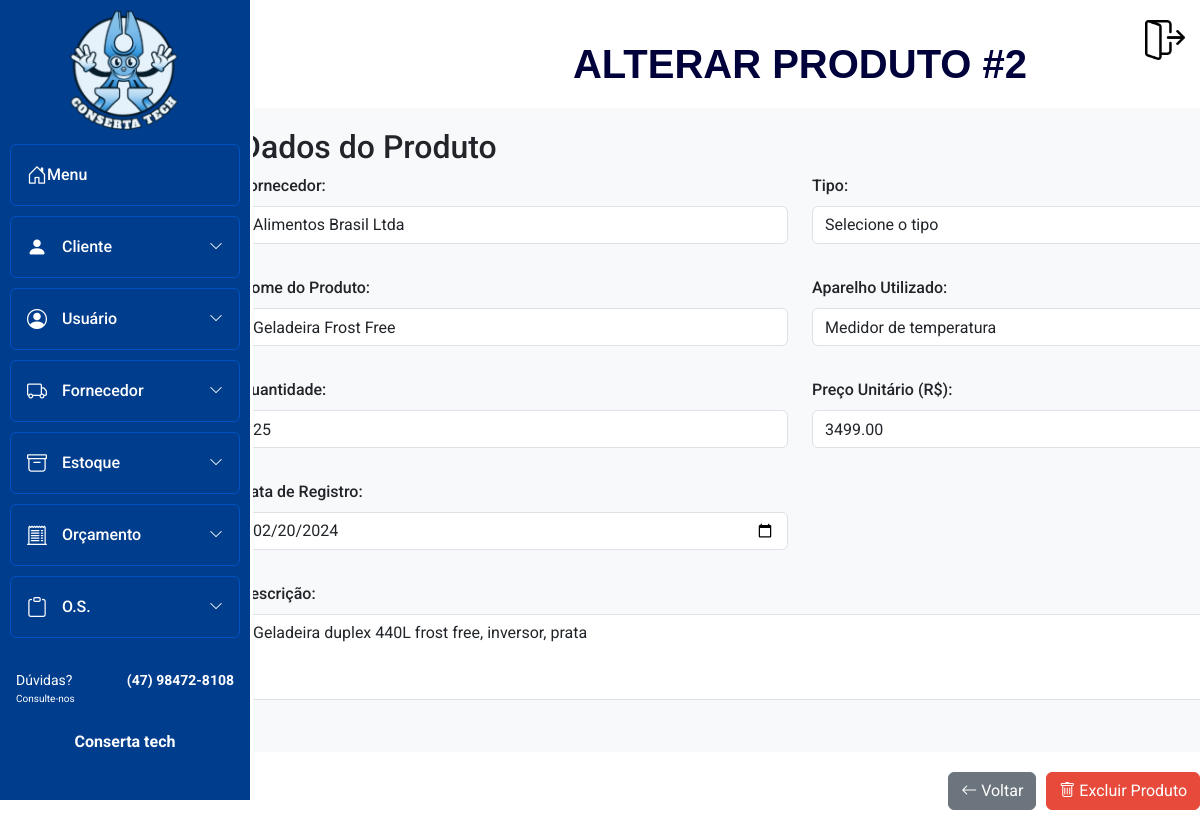
/Sistema_Conserta_Tech/Estoque/alterar_produto.php?id=2 (signed in), run on an earlier commit of the app's database.
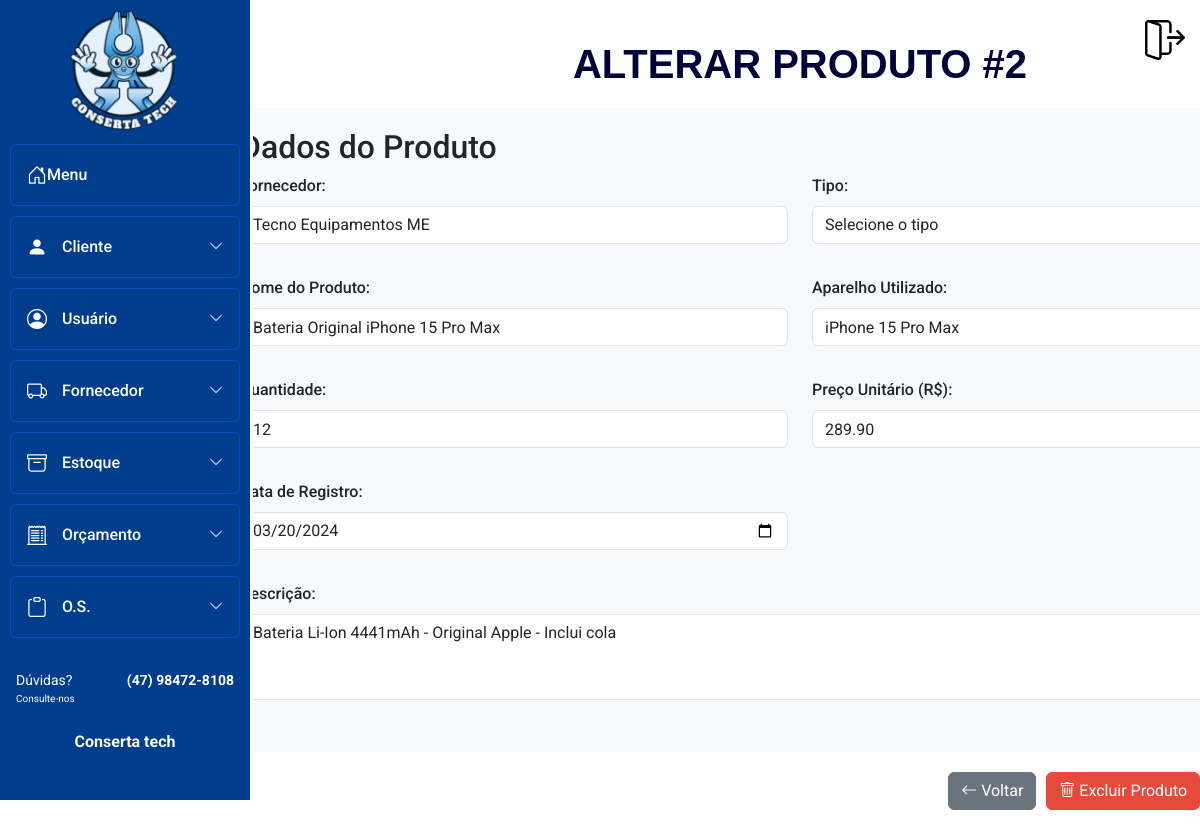
And on a later commit of the database.
### tables this page shows
CREATE TABLE `produto` (
  `id_produto` INT NOT NULL AUTO_INCREMENT,
  `id_usuario` INT NOT NULL,
  `id_fornecedor` INT NOT NULL,
  `tipo` VARCHAR(50),
  `nome` VARCHAR(50),
  `aparelho_utilizado` VARCHAR(50),
  `quantidade` INT DEFAULT 0,
  `preco` DECIMAL(10,2) DEFAULT NULL,
  `data_registro` DATE DEFAULT NULL,
  `descricao` VARCHAR(255),
  PRIMARY KEY (`id_produto`),
  CONSTRAINT `fk_produto_usuario` FOREIGN KEY (`id_usuario`) REFERENCES `usuario` (`id_usuario`) ON DELETE CASCADE,
  CONSTRAINT `fk_produto_fornecedor` FOREIGN KEY (`id_fornecedor`) REFERENCES `fornecedor` (`id_fornecedor`) ON DELETE CASCADE
);

CREATE TABLE `fornecedor` (
  `id_fornecedor` INT NOT NULL AUTO_INCREMENT,
  `email` VARCHAR(100) UNIQUE,
  `razao_social` VARCHAR(50) NOT NULL,
  `cnpj` VARCHAR(20) UNIQUE,
  `data_fundacao` DATE,
  `produto_fornecido` VARCHAR(100),
  `data_cad` DATE DEFAULT NULL,
  `cep` VARCHAR(10) DEFAULT NULL,
  `logradouro` VARCHAR(80) DEFAULT NULL,
  `tipo` VARCHAR(20) DEFAULT NULL,
  `complemento` VARCHAR(15) DEFAULT NULL,
  `numero` INT DEFAULT NULL,
  `cidade` VARCHAR(30) DEFAULT NULL,
  `uf` VARCHAR(2) DEFAULT NULL,
  `bairro` VARCHAR(20) DEFAULT NULL,
  `telefone` VARCHAR(18) DEFAULT NULL,
  `observacoes` VARCHAR(255),
  `inativo` TINYINT DEFAULT 0,
  PRIMARY KEY (`id_fornecedor`)
);

### Sistema_Conserta_Tech/Estoque/alterar_produto.php (the view, shortened to what this page needs)
<?php
require_once '../Conexao/conexao.php';
$id_produto = $_GET['id'];
try {
    $sql = "SELECT p.*, f.razao_social as fornecedor_nome
            FROM produto p
            INNER JOIN fornecedor f ON p.id_fornecedor = f.id_fornecedor
            WHERE p.id_produto = :id_produto";
    $stmt = $pdo->prepare($sql);
    $stmt->bindParam(':id_produto', $id_produto);
    $stmt->execute();
    $produto = $stmt->fetch();
    $sql_fornecedores = "SELECT id_fornecedor, razao_social FROM fornecedor WHERE inativo = 0 ORDER BY razao_social";
    $stmt_fornecedores = $pdo->prepare($sql_fornecedores);
    $stmt_fornecedores->execute();
    $fornecedores = $stmt_fornecedores->fetchAll();
} catch (PDOException $e) {
    echo "Erro ao carregar produto: " . $e->getMessage();
    exit;
}
?>
<!DOCTYPE html>
<html lang="pt-BR">
<head>
    <link rel="stylesheet" href="../bootstrap/css/bootstrap.min.css">
    <link rel="stylesheet" href="https://cdn.jsdelivr.net/npm/bootstrap-icons@1.10.3/font/bootstrap-icons.css" />
    <link rel="stylesheet" href="../Menu_lateral/css-home-bar.css" />
    <link rel="stylesheet" href="https://cdn.jsdelivr.net/npm/notyf@3/notyf.min.css">
    <link href="https://cdn.jsdelivr.net/npm/bootstrap@5.3.0/dist/css/bootstrap.min.css" rel="stylesheet">
</head>
<body>
    <div class="container">
        <h1>ALTERAR PRODUTO #<?= $produto['id_produto'] ?></h1>
        <?php include("../Menu_lateral/menu.php"); ?>
        <form method="POST" action="">
            <div class="form-section">
                <h2>Dados do Produto</h2>
                <div class="row mb-3">
                    <div class="col-md-6">
                        <div class="form-group">
                            <label for="id_fornecedor" class="form-label">Fornecedor:</label>
                            <select id="id_fornecedor" name="id_fornecedor" class="form-control" required>
                                <?php foreach ($fornecedores as $fornecedor): ?>
                                    <option value="<?= $fornecedor['id_fornecedor'] ?>" <?= $fornecedor['id_fornecedor'] == $produto['id_fornecedor'] ? 'selected' : '' ?>>
                                        <?= htmlspecialchars($fornecedor['razao_social']) ?>
                                    </option>
                                <?php endforeach; ?>
                            </select>
                        </div>
                    </div>
                    <div class="col-md-6">
                        <div class="form-group">
                            <label for="tipo" class="form-label">Tipo:</label>
                            <select id="tipo" name="tipo" class="form-control" required>
                                <option value="">Selecione o tipo</option>
                            </select>
                        </div>
                    </div>
                </div>
                <div class="row mb-3">
                    <div class="col-md-6">
                        <div class="form-group">
                            <label for="nome" class="form-label">Nome do Produto:</label>
                            <input type="text" id="nome" name="nome" class="form-control"
                                   value="<?= htmlspecialchars($produto['nome']) ?>" required>
                        </div>
                    </div>
                    <div class="col-md-6">
                        <div class="form-group">
                            <label for="aparelho_utilizado" class="form-label">Aparelho Utilizado:</label>
                            <input type="text" id="aparelho_utilizado" name="aparelho_utilizado" class="form-control"
                                   value="<?= htmlspecialchars($produto['aparelho_utilizado']) ?>">
                        </div>
                    </div>
                </div>
                <div class="row mb-3">
                    <div class="col-md-6">
                        <div class="form-group">
                            <label for="quantidade" class="form-label">Quantidade:</label>
                            <input type="number" id="quantidade" name="quantidade" class="form-control"
                                   min="0" value="<?= $produto['quantidade'] ?>" required>
                        </div>
                    </div>
                    <div class="col-md-6">
                        <div class="form-group">
                            <label for="preco" class="form-label">Preço Unitário (R$):</label>
                            <input type="number" id="preco" name="preco" class="form-control"
                                   step="0.01" min="0" value="<?= $produto['preco'] ?>" required>
                        </div>
                    </div>
                </div>
                <div class="row mb-3">
                    <div class="col-md-6">
                        <div class="form-group">
                            <label for="data_registro" class="form-label">Data de Registro:</label>
                            <input type="date" id="data_registro" name="data_registro" class="form-control"
                                   value="<?= $produto['data_registro'] ?>">
                        </div>
                    </div>
                </div>
                <div class="row mb-3">
                    <div class="col-md-12">
                        <div class="form-group">
                            <label for="descricao" class="form-label">Descrição:</label>
                            <textarea id="descricao" name="descricao" class="form-control" rows="3"><?= htmlspecialchars($produto['descricao']) ?></textarea>
                        </div>
                    </div>
                </div>
            </div>
            <div class="actions">
                <a href="buscar_produto.php" class="btn btn-secondary">
                    <i class="bi bi-arrow-left"></i> Voltar
                </a>
                <button type="button" class="btn btn-danger" data-bs-toggle="modal" data-bs-target="#confirmDeleteModal">
                    <i class="bi bi-trash"></i> Excluir Produto
                </button>
            </div>
        </form>
    </div>
</body>
</html>

### Sistema_Conserta_Tech/Menu_lateral/menu.php (shortened to what this page needs)
<div id="menu-container">
  <button class="sair" title="sair da conta">
    <img src="../img/logout.png" alt="Sair">
  </button>
  <nav class="menu-lateral">
    <div class="top-menu">
      <ul>
        <button class="fixar-menu" id="fixar_menu">
          <img src="../img/techinho.png" alt="">
        </button>
        <li class="item-menu">
          <a href="../Principal/main.php" class="menu-link">
            <span class="icon"><i class="bi bi-house-door"></i></span>
            <span class="txt-link">Menu</span>
          </a>
        </li>
        <li class="item-menu">
          <a href="#" id="cliente" class="menu-link">
            <span class="icon"><i class="bi bi-person-fill"></i></span>
            <div class="txt-link-container">
              <span class="txt-link">Cliente</span>
              <i class="bi bi-chevron-down"></i>
            </div>
          </a>
        </li>
        <li class="item-menu">
          <a href="#" id="usuario" class="menu-link">
            <span class="icon"><i class="bi bi-person-circle"></i></span>
            <div class="txt-link-container">
              <span class="txt-link">Usuário</span>
              <i class="bi bi-chevron-down"></i>
            </div>
          </a>
        </li>
        <li class="item-menu">
          <a href="#" id="fornecedor" class="menu-link">
            <span class="icon"><i class="bi bi-truck"></i></span>
            <div class="txt-link-container">
              <span class="txt-link">Fornecedor</span>
              <i class="bi bi-chevron-down"></i>
            </div>
          </a>
        </li>
        <li class="item-menu">
          <a href="#" id="estoque" class="menu-link">
            <span class="icon"><i class="bi bi-archive"></i></span>
            <div class="txt-link-container">
              <span class="txt-link">Estoque</span>
              <i class="bi bi-chevron-down"></i>
            </div>
          </a>
        </li>
        <li class="item-menu">
          <a href="#" id="orcamento" class="menu-link">
            <span class="icon"><i class="bi bi-receipt-cutoff"></i></span>
            <div class="txt-link-container">
              <span class="txt-link">Orçamento</span>
              <i class="bi bi-chevron-down"></i>
            </div>
          </a>
        </li>
        <li class="item-menu">
          <a href="#" id="os" class="menu-link">
            <span class="icon"><i class="bi bi-clipboard"></i></span>
            <div class="txt-link-container">
              <span class="txt-link">O.S.</span>
              <i class="bi bi-chevron-down"></i>
            </div>
          </a>
        </li>
      </ul>
    </div>
    <div class="footer-contato">
      <div class="linha-info">
        <p class="duvidas">Dúvidas?<br><span>Consulte-nos</span></p>
        <p class="telefone">(47) 98472-8108</p>
      </div>
      <p class="empresa">Conserta tech</p>
    </div>
  </nav>
</div>
<link rel="stylesheet" href="css-home-bar.css">

### Sistema_Conserta_Tech/Menu_lateral/css-home-bar.css (style rules this page uses)
* { margin: 0; padding: 0; box-sizing: border-box; font-family: 'Roboto', sans-serif; }
html, body { height: 100%; overflow-x: hidden; }
.menu-lateral { width: 60px; height: 100vh; background-color: #013d8d; padding: 0; box-shadow: 3px 0 0 #fff; position: fixed; top: 0; left: 0; display: flex; flex-direction: column; overflow-y: auto; padding-bottom: 20px; transition: width 0.5s ease-in; scrollbar-width: none; z-index: 1000; }
.top-menu { flex-grow: 1; }
.menu-lateral ul { list-style: none; padding-left: 0; margin: 0; display: flex; flex-direction: column; flex-grow: 1; }
.menu-lateral ul li { margin-bottom: 10px; padding: 0 10px; }
.item-menu { position: relative; display: flex; flex-direction: column; border-radius: 0.375rem; overflow: hidden; margin-bottom: 8px; }
.menu-link { color: #fff; text-decoration: none; font-size: 16px; padding: 15px 16px; display: flex; align-items: center; background-color: #013d8d; border: 1px solid #0250c5; border-radius: 0.375rem; transition: all 0.3s ease; min-width: 0; }
.txt-link-container { display: flex; align-items: center; justify-content: space-between; flex-grow: 1; min-width: 0; margin-left: 15px; }
.txt-link { font-weight: 500; white-space: nowrap; overflow: hidden; text-overflow: ellipsis; flex-grow: 1; min-width: 0; }
.menu-link .bi-chevron-down { font-size: 14px; transition: transform 0.3s ease; margin-left: 10px; flex-shrink: 0; }
.menu-link .icon i { font-size: 20px; width: 24px; text-align: center; flex-shrink: 0; }
.footer-contato { color: #ffffff; font-size: 13px; padding: 10px 16px; margin-top: auto; display: flex; flex-direction: column; align-items: center; text-align: center; }
.footer-contato .linha-info { display: flex; justify-content: space-between; width: 100%; font-weight: bold; font-size: 14px; }
.footer-contato .duvidas { text-align: left; font-weight: normal; }
.footer-contato .duvidas span { font-size: 10px; display: block; }
.footer-contato .telefone { text-align: right; }
.footer-contato .empresa { font-weight: bold; font-size: 16px; margin-top: 8px; }
button.sair { background: transparent; border: none; padding: 0; cursor: pointer; position: fixed; top: 20px; right: 15px; z-index: 999; }
button.sair img { width: 40px; height: 40px; transition: transform 0.2s ease, filter 0.2s ease; }
button.fixar-menu { margin: 0; background-color: #013d8d; transition: width 0.5s ease-in, filter 0.2s ease; border: none; width: 100%; display: flex; justify-content: center; padding: 10px 0; }
button.fixar-menu img { width: 150px; height: auto; cursor: pointer; border: none; transition: transform 0.3s ease; }
.fixar-menu { transition: opacity 0.3s ease; }

### Sistema_Conserta_Tech/Estoque/alterar_produto.php (style rules this page uses)
.container { max-width: 1400px; margin: 20px auto; padding: 20px; margin-left: 200px; }
h1 { text-align: center; font-weight: bold; color: rgb(0, 0, 58); margin-bottom: 20px; font-family: 'Poppins', sans-serif; }
.form-section { background-color: #f8f9fa; padding: 20px; border-radius: 10px; margin-bottom: 20px; }
.actions { display: flex; justify-content: flex-end; gap: 10px; margin-top: 20px; }
.btn-danger { background-color: #e74a3b; border-color: #e74a3b; }
.container { margin-left: 200px !important; }
.form-label { font-weight: 500; }

What changed in the data, as far as the page shows it:
changed produto id 2: id_fornecedor "Alimentos Brasil Ltda" → "Tecno Equipamentos ME"; nome "Geladeira Frost Free" → "Bateria Original iPhone 15 Pro Max"; aparelho_utilizado "Medidor de temperatura" → "iPhone 15 Pro Max"; quantidade "25" → "12"; preco "3499.00" → "289.90"; data_registro "02/20/2024" → "03/20/2024"; descricao "Geladeira duplex 440L frost free, inversor, prata" → "Bateria Li-Ion 4441mAh - Original Apple - Inclui cola"
